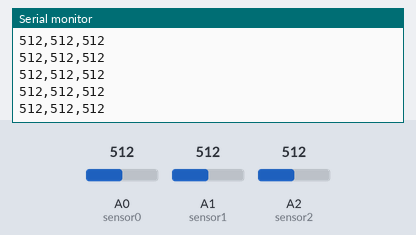
The sketch below on a simulated Arduino Uno, built with avr-gcc and run on an emulated ATmega328P. Shown: the last lines printed to the serial monitor. The test bench sets the inputs (shaded band); at power-on: A0 (sensor0) = 512, A1 (sensor1) = 512, A2 (sensor2) = 512.

Above: at 1.2 s.
1.3 s: A0 (sensor0) set to 983
At 2.2 s:
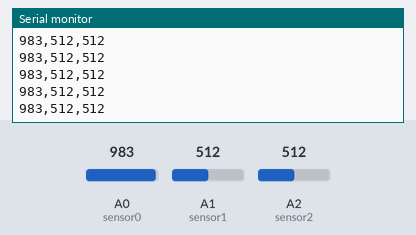
4.3 s: A0 (sensor0) set to 1011
At 5.3 s:
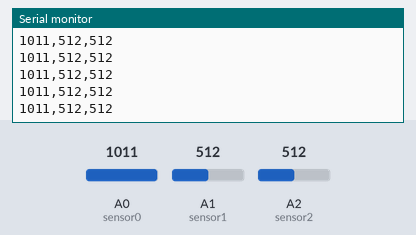
Timing chart, 0 to 7.3 s (numbered marks = the images above; inputs shaded):
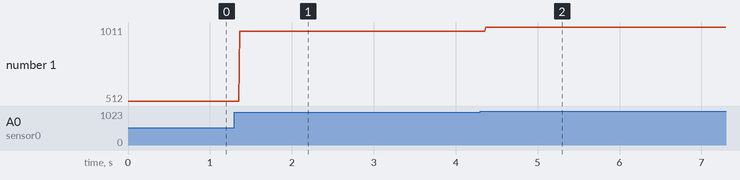

Measured:
- after the input at 1.3 s, the serial monitor: prints a new line after 0.07 s (image 1)
- after the input at 4.3 s, the serial monitor: prints a new line after 0.07 s (image 2)
- plotted number 1: 512 → 983 after the input at 1.3 s, 983 → 1011 after the input at 4.3 s

The sketch:

SerialThreeSensors.ino
```cpp
const int sensor0 = A0;		// sensor to control red color
const int sensor1 = A1;	// sensor to control green color
const int sensor2 = A2;		// sensor to control blue color

void setup() {
  Serial.begin(9600);
}

void loop() {
  Serial.print(analogRead(sensor0));
  Serial.print(",");
  Serial.print(analogRead(sensor1));
  Serial.print(",");
  Serial.println(analogRead(sensor2));
  delay(10);
}
```
